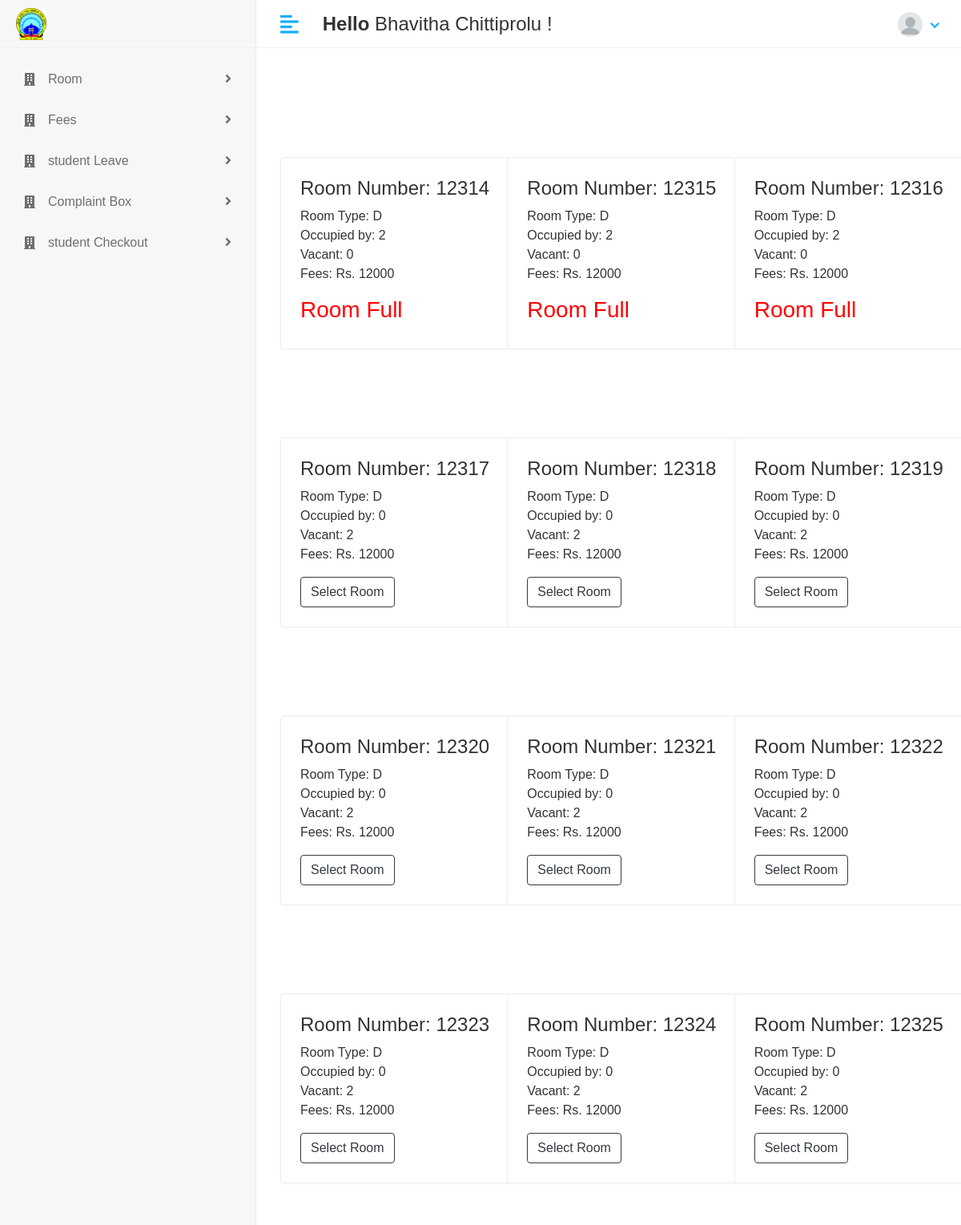
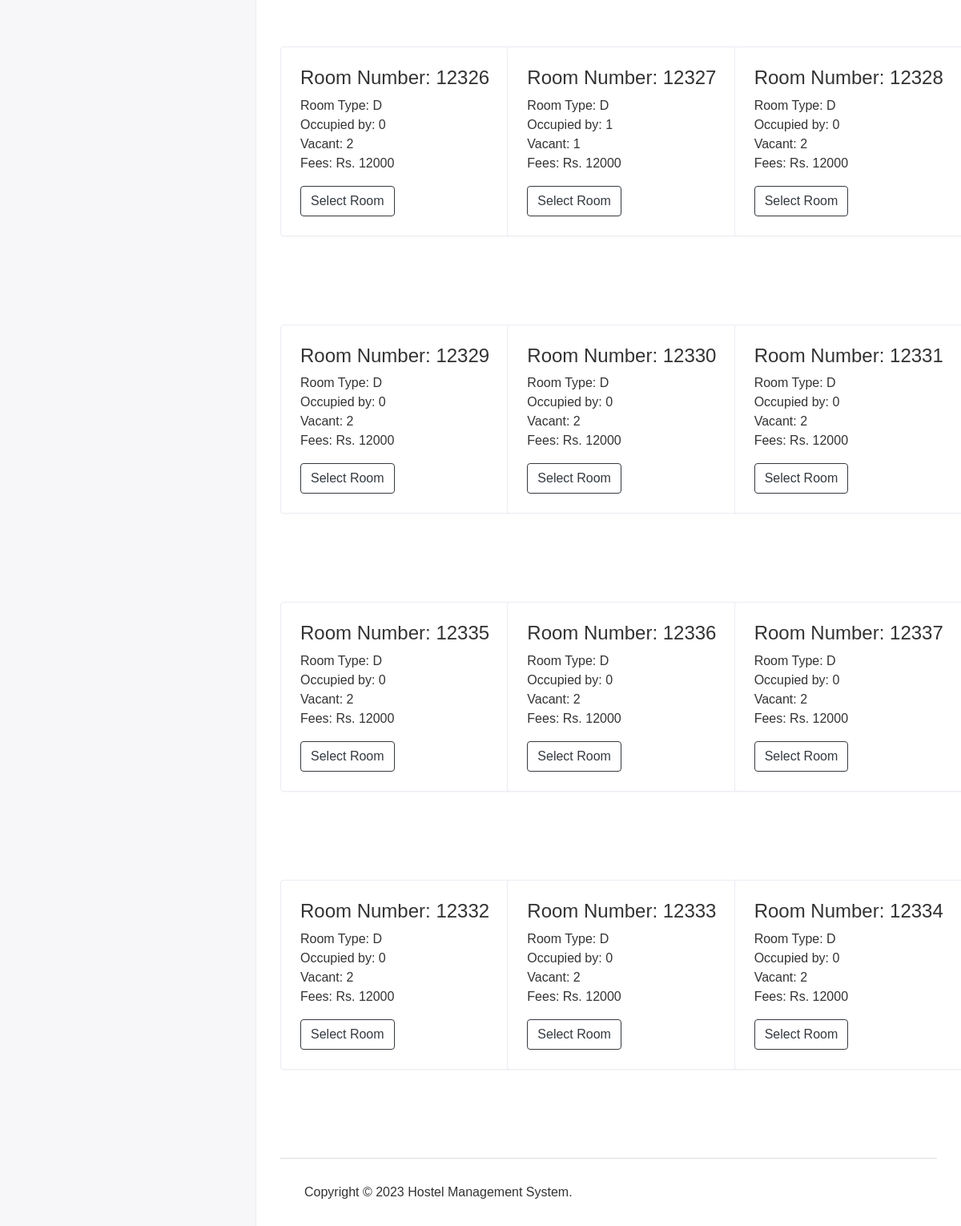
Screenshot of /administration/room/list (signed in) with the database file from the repository (2 pictures, top to bottom).
### management/models.py (models this page shows, shortened)
class CustomUser(AbstractUser):
    user = (('1','Administration'),('2','Student'),('3','Warden'))
    userType = models.CharField(choices=user,max_length=60,default=1)
    profile_pic = models.ImageField(upload_to='media/profile_pic')

class Room(models.Model):
    room_choice = [('S','Single'),('D','Double'),('T','Triple')]
    room_number = models.CharField(max_length = 100,default=None, unique=True)
    room_type = models.CharField(choices = room_choice,max_length=1,default=None)
    vacant = models.BooleanField(default = False)
    capacity = models.PositiveIntegerField(validators=[MinValueValidator(1),MaxValueValidator(4)])
    present = models.PositiveIntegerField(validators=[MaxValueValidator(4)],default=0,blank=True,null=True)

### management/administrationViews.py (the view)
# urls.py: path('administration/room/list',administrationViews.roomlist,name='roomlist'),
@login_required(login_url='/')
def roomlist(request): #student to select room
    try:
        current_user = request.user
        obj = Student.objects.filter(student=current_user)
        s = NewRegistration.objects.get(requester=obj)
        return render(request, 'administration/room_notallowed.html')
    except:
        rooms = Room.objects.all()
        roomdata = []
        for x in rooms:
            remains = x.capacity - x.present
            type = x.room_type
            if type == 'S':
                amount = 15000
            elif type == 'D':
                amount = 12000
            elif type == 'T':
                amount = 9000
            y = {'room_number': x.room_number, 'room_type': x.room_type, 'present': x.present, 'remains': remains,
                 'fees': amount}
            roomdata.append(y)
        context = {'roomdata': roomdata}
        return render(request, 'administration/roomlist.html', context)

### hostelManagementSystem/templates/administration/roomlist.html (shortened to what this page needs)
{% extends 'base.html' %}
{% block content %}
<div class="row" style="padding-top:10%">
    {% for y in roomdata %}
    <div class="col-sm-4" style="padding-bottom: 5rem;">
        <div class="card" style="width: 18rem;">
            <div class="card-body">
                <h4 >Room Number: {{y.room_number}}</h4>
                <p >Room Type: {{y.room_type}} <br>
                    Occupied by: {{y.present}} <br>
                    Vacant: {{y.remains}} <br>
                    Fees: Rs. {{y.fees}}
                </p>
                <form method="POST" action="{% url 'selectRoom' y.room_number %}"
                      onsubmit="send.disabled = true; return true;">
                    {% if y.remains > 0 %}
                     <button name="send" type="submit" class="btn btn-outline-dark">Select Room</button>
                    {% else %}
                    <h3 style="color: red;">Room Full</h3>
                    {% endif %}
                </form>
            </div>
        </div>
    </div>
    {% endfor %}
</div>
{% endblock %}

### hostelManagementSystem/templates/includes/header.html (shortened to what this page needs)
{% load static %}
         <div class="header">
            <div class="header-left">
               <a href="index.html" class="logo">
               <img src="{% static 'assets/img/manit_logo.png' %}" alt="Logo">
               </a>
            </div>
            <a href="javascript:void(0);" id="toggle_btn">
            <i class="fas fa-align-left"></i>
            </a>
            <div class="top-nav-search mt-3">
               <h4 style="font:sans-serif"><strong>Hello </strong><span style="font:sans-serif">{{user.first_name}} {{user.last_name}}</span>&nbsp;!</h4>
            </div>
            <ul class="nav user-menu">
               <li class="nav-item dropdown has-arrow">
                  <a href="#" class="dropdown-toggle nav-link" data-toggle="dropdown">
                     {% if user.profile_pic == "" %}
                       <span class="user-img"><img class="rounded-circle" src="{% static 'assets/img/blank_profile_pic.png' %}" width="31" alt="{{user.first_name}}&nbsp;{{user.last_name}}"></span>
                     {% else %}
                  <span class="user-img"><img class="rounded-circle" src="/{{user.profile_pic}}" width="31" alt="{{user.first_name}}&nbsp;{{user.last_name}}"></span>
                 {% endif %}
                  </a>
               </li>
            </ul>
         </div>

### hostelManagementSystem/static/assets/css/style.css (style rules this page uses)
html { height: 100%; }
body { background-color: #fff; color: #333; font-family: 'Poppins', sans-serif; font-size: 1rem; height: 100%; line-height: 1.5; overflow-x: hidden; }
h1, h2, h3, h4, h5, h6 { font-family: 'Poppins', sans-serif; margin-top: 0; }
a { color: #009ce7; }
input, button, a { transition: all 0.4s ease; -moz-transition: all 0.4s ease; -o-transition: all 0.4s ease; -ms-transition: all 0.4s ease; -webkit-transition: all 0.4s ease; }
input, input:focus, button, button:focus { outline: none; }
ul, ol { padding: 0px; list-style: none; }
.card { border: 1px solid #ececf5; box-shadow: 0 1px 3px 0 rgba(0, 0, 0, 0.03); margin-bottom: 1.875rem; }
.card-body { padding: 1.5rem; }
.header { background-color: #fff; border-bottom: 1px solid #f3f3f4; left: 0; position: fixed; right: 0; top: 0; z-index: 1001; height: 60px; }
.header .header-left { float: left; height: 60px; padding: 0 20px; position: relative; width: 320px; z-index: 1; transition: all 0.2s ease-in-out; background-color: #f7f7fa; border-bottom: 1px solid #efefef; border-right: 1px solid #ececf5; display: flex; align-items: center; }
.header .header-left .logo { display: inline-block; line-height: 60px; }
.header .header-left .logo img { max-height: 40px; width: auto; }
.header .dropdown-toggle:after { display: none; }
.header .has-arrow .dropdown-toggle:after { border-top: 0; border-left: 0; border-bottom: 2px solid #18aefa; border-right: 2px solid #18aefa; content: ''; height: 8px; display: inline-block; pointer-events: none; -webkit-transform-origin: 66% 66%; -ms-transform-origin: 66% 66%; transform-origin: 66% 66%; -webkit-transform: rotate(45deg); -ms-transform: rotate(45deg); transform: rotate(45deg); -webkit-transition: all 0.15s ease-in-out; transition: all 0.15s ease-in-out; width: 8px; vertical-align: 0px; }
.user-menu { float: right; margin: 0; position: relative; z-index: 99; padding-right: 15px; }
.user-menu.nav > li > a { color: #a0a0a0; font-size: 14px; line-height: 58px; padding: 0 15px; height: 60px; }
.user-img { margin-right: 3px; position: relative; }
.top-nav-search { float: left; margin-left: 15px; }
@media (min-width: 992px) { #toggle_btn { align-items: center; color: #18aefa; display: inline-flex; float: left; font-size: 26px; height: 60px; justify-content: center; margin-left: 15px; padding: 0 15px; } }

### rows the page displays
CustomUser: first_name "Bhavitha", last_name "Chittiprolu"
Room: room_number "12314"
Room: room_number "12315"
Room: room_number "12316"
Room: room_number "12317"
Room: room_number "12318"
Room: room_number "12319"
Room: room_number "12320"
Room: room_number "12321"
Room: room_number "12322"
Room: room_number "12323"
Room: room_number "12324"
Room: room_number "12325"
Room: room_number "12326"
Room: room_number "12327"
Room: room_number "12328"
Room: room_number "12329"
Room: room_number "12330"
Room: room_number "12331"
Room: room_number "12335"
Room: room_number "12336"
Room: room_number "12337"
Room: room_number "12332"
Room: room_number "12333"
Room: room_number "12334"

### other values shown
{{ y.room_type }} "D" "D" "D" "D" "D" "D" "D" "D" "D" "D" "D" "D" "D" "D" "D" "D" "D" "D" "D" "D" "D" "D" "D" "D"
{{ y.present }} "2" "2" "2" "0" "0" "0" "0" "0" "0" "0" "0" "0" "0" "1" "0" "0" "0" "0" "0" "0" "0" "0" "0" "0"
{{ y.remains }} "0" "0" "0" "2" "2" "2" "2" "2" "2" "2" "2" "2" "2" "1" "2" "2" "2" "2" "2" "2" "2" "2" "2" "2"
{{ y.fees }} "12000" "12000" "12000" "12000" "12000" "12000" "12000" "12000" "12000" "12000" "12000" "12000" "12000" "12000" "12000" "12000" "12000" "12000" "12000" "12000" "12000" "12000" "12000" "12000"
